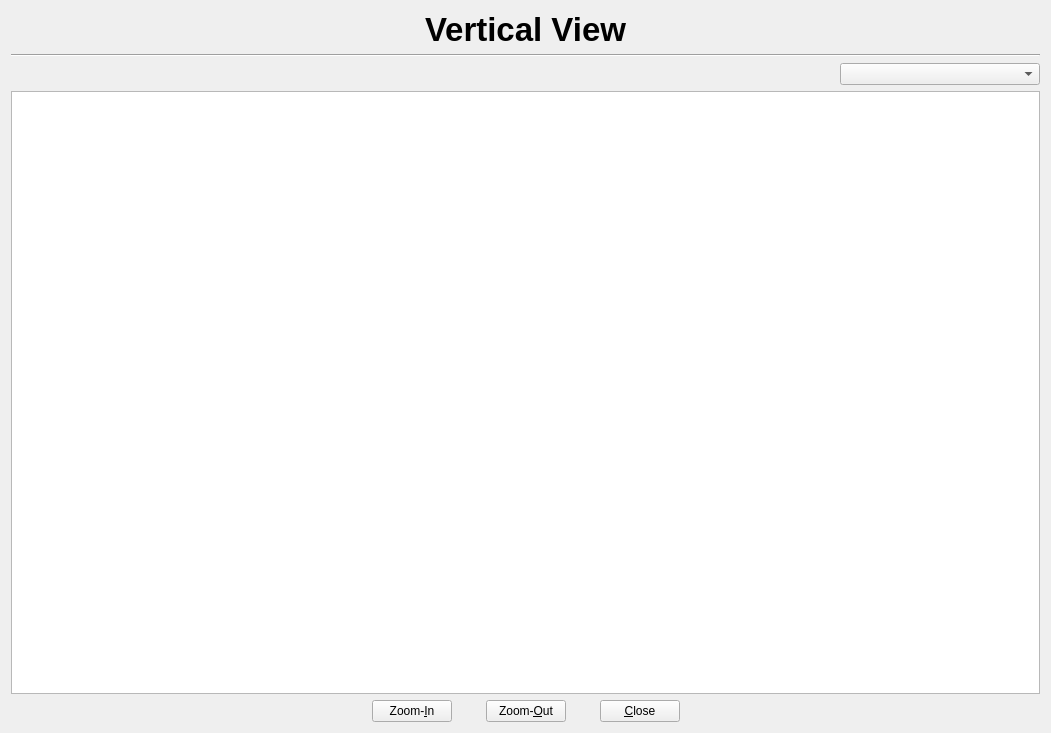
<?xml version="1.0" encoding="UTF-8"?>
<ui version="4.0">
 <class>VerticalViewClass</class>
 <widget class="QWidget" name="VerticalViewClass">
  <property name="geometry">
   <rect>
    <x>0</x>
    <y>0</y>
    <width>1051</width>
    <height>733</height>
   </rect>
  </property>
  <property name="windowTitle">
   <string>VerticalView</string>
  </property>
  <layout class="QVBoxLayout" name="verticalLayout">
   <item>
    <layout class="QHBoxLayout" name="horizontalLayout_2">
     <item>
      <spacer name="horizontalSpacer_5">
       <property name="orientation">
        <enum>Qt::Horizontal</enum>
       </property>
       <property name="sizeHint" stdset="0">
        <size>
         <width>40</width>
         <height>20</height>
        </size>
       </property>
      </spacer>
     </item>
     <item>
      <widget class="QLabel" name="label">
       <property name="font">
        <font>
         <pointsize>25</pointsize>
         <weight>75</weight>
         <bold>true</bold>
        </font>
       </property>
       <property name="text">
        <string>Vertical View</string>
       </property>
      </widget>
     </item>
     <item>
      <spacer name="horizontalSpacer_6">
       <property name="orientation">
        <enum>Qt::Horizontal</enum>
       </property>
       <property name="sizeHint" stdset="0">
        <size>
         <width>40</width>
         <height>20</height>
        </size>
       </property>
      </spacer>
     </item>
    </layout>
   </item>
   <item>
    <widget class="Line" name="line">
     <property name="orientation">
      <enum>Qt::Horizontal</enum>
     </property>
    </widget>
   </item>
   <item>
    <layout class="QHBoxLayout" name="horizontalLayout_3">
     <item>
      <spacer name="horizontalSpacer_7">
       <property name="orientation">
        <enum>Qt::Horizontal</enum>
       </property>
       <property name="sizeHint" stdset="0">
        <size>
         <width>38</width>
         <height>20</height>
        </size>
       </property>
      </spacer>
     </item>
     <item>
      <widget class="QComboBox" name="cboSelect">
       <property name="minimumSize">
        <size>
         <width>200</width>
         <height>0</height>
        </size>
       </property>
      </widget>
     </item>
    </layout>
   </item>
   <item>
    <widget class="QGraphicsView" name="graphicsView"/>
   </item>
   <item>
    <layout class="QHBoxLayout" name="horizontalLayout">
     <item>
      <spacer name="horizontalSpacer_3">
       <property name="orientation">
        <enum>Qt::Horizontal</enum>
       </property>
       <property name="sizeHint" stdset="0">
        <size>
         <width>40</width>
         <height>20</height>
        </size>
       </property>
      </spacer>
     </item>
     <item>
      <widget class="QPushButton" name="btnZoomIn">
       <property name="text">
        <string>Zoom-&amp;In</string>
       </property>
      </widget>
     </item>
     <item>
      <spacer name="horizontalSpacer">
       <property name="orientation">
        <enum>Qt::Horizontal</enum>
       </property>
       <property name="sizeType">
        <enum>QSizePolicy::Fixed</enum>
       </property>
       <property name="sizeHint" stdset="0">
        <size>
         <width>28</width>
         <height>20</height>
        </size>
       </property>
      </spacer>
     </item>
     <item>
      <widget class="QPushButton" name="btnZoomOut">
       <property name="text">
        <string>Zoom-&amp;Out</string>
       </property>
      </widget>
     </item>
     <item>
      <spacer name="horizontalSpacer_2">
       <property name="orientation">
        <enum>Qt::Horizontal</enum>
       </property>
       <property name="sizeType">
        <enum>QSizePolicy::Fixed</enum>
       </property>
       <property name="sizeHint" stdset="0">
        <size>
         <width>28</width>
         <height>20</height>
        </size>
       </property>
      </spacer>
     </item>
     <item>
      <widget class="QPushButton" name="btnClose">
       <property name="text">
        <string>&amp;Close</string>
       </property>
      </widget>
     </item>
     <item>
      <spacer name="horizontalSpacer_4">
       <property name="orientation">
        <enum>Qt::Horizontal</enum>
       </property>
       <property name="sizeHint" stdset="0">
        <size>
         <width>40</width>
         <height>20</height>
        </size>
       </property>
      </spacer>
     </item>
    </layout>
   </item>
  </layout>
 </widget>
 <layoutdefault spacing="6" margin="11"/>
 <resources/>
 <connections/>
</ui>
